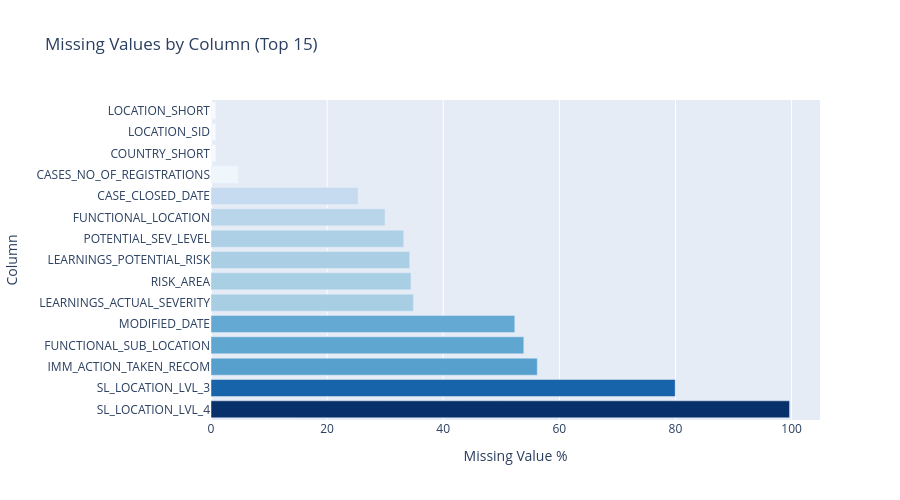

This figure's notebook cell:
### Code cell
# =============================================================================
# EDA: Data Quality Overview (Missing Values)
# =============================================================================

import plotly.express as px

# Calculate missing values percentage for key columns
missing_data = {
    col: (master_df[col].isna().sum() / len(master_df) * 100) 
    for col in master_df.columns 
    if master_df[col].isna().sum() > 0
}

# Sort by missing percentage descending
missing_data = dict(sorted(missing_data.items(), key=lambda x: x[1], reverse=True)[:15])

if missing_data:
    fig = go.Figure(data=[go.Bar(
        y=list(missing_data.keys()),
        x=list(missing_data.values()),
        orientation='h',
        marker=dict(color=list(missing_data.values()),
                   colorscale='Blues')
    )])
    
    fig.update_layout(
        title='Missing Values by Column (Top 15)',
        xaxis_title='Missing Value %',
        yaxis_title='Column',
        height=500,
        showlegend=False,
        hovermode='y unified'
    )
    fig.show()
else:
    print("No missing values in the dataset")

### Figure 1 — Plotly figure (JSON) as saved in the notebook; plotly's stock layout.template omitted (floating-point values rounded to 4 significant figures)
{"data": [{"marker": {"color": [99.65, 79.95, 56.2, 53.88, 52.33, 34.86, 34.44, 34.23, 33.2, 29.97, 25.34, 4.691, 0.8445, 0.8301, 0.8301], "colorscale": [[0, "rgb(247,251,255)"], [0.125, "rgb(222,235,247)"], [0.25, "rgb(198,219,239)"], [0.375, "rgb(158,202,225)"], [0.5, "rgb(107,174,214)"], [0.625, "rgb(66,146,198)"], [0.75, "rgb(33,113,181)"], [0.875, "rgb(8,81,156)"], [1, "rgb(8,48,107)"]]}, "orientation": "h", "type": "bar", "x": [99.65, 79.95, 56.2, 53.88, 52.33, 34.86, 34.44, 34.23, 33.2, 29.97, 25.34, 4.691, 0.8445, 0.8301, 0.8301], "y": ["SL_LOCATION_LVL_4", "SL_LOCATION_LVL_3", "IMM_ACTION_TAKEN_RECOM", "FUNCTIONAL_SUB_LOCATION", "MODIFIED_DATE", "LEARNINGS_ACTUAL_SEVERITY", "RISK_AREA", "LEARNINGS_POTENTIAL_RISK", "POTENTIAL_SEV_LEVEL", "FUNCTIONAL_LOCATION", "CASE_CLOSED_DATE", "CASES_NO_OF_REGISTRATIONS", "COUNTRY_SHORT", "LOCATION_SID", "LOCATION_SHORT"]}], "layout": {"height": 500, "hovermode": "y unified", "showlegend": false, "title": {"text": "Missing Values by Column (Top 15)"}, "xaxis": {"title": {"text": "Missing Value %"}}, "yaxis": {"title": {"text": "Column"}}}}
